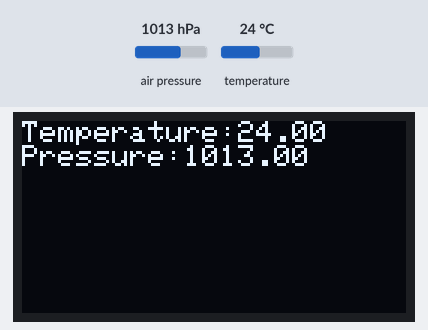
The program below on a simulated ESP32. Parts: 128×64 one-colour display. The inputs (shaded band) are chosen by the test bench; at power-on: temperature 24 °C, air pressure 1013 hPa. What the program prints to the serial monitor is not drawn.

Above: at 6.8 s.
6.9 s: temperature set to 12 °C
At 13.1 s:
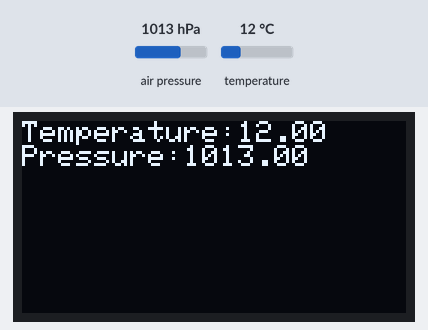
13.6 s: air pressure set to 952 hPa
At 18.7 s:
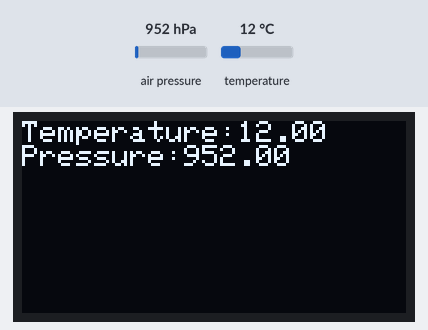
20.3 s: temperature set to 19 °C
27.0 s: air pressure set to 975 hPa
At 31.1 s:
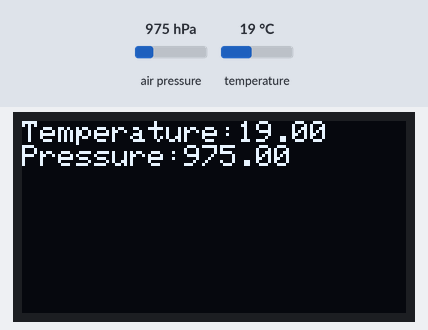
Timing chart, 0 to 32.6 s (numbered marks = the images above; inputs shaded):
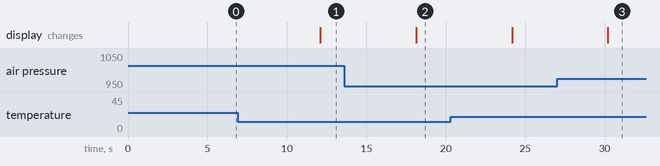

The program:

main.cpp
```cpp
#include <Arduino.h>
#include <Wire.h>
#include <Adafruit_BMP280.h>
#include <Adafruit_GFX.h>
#include <Adafruit_SSD1306.h>

#define BMP_SDA 21
#define BMP_SCL 22

Adafruit_BMP280 bmp280;
 Adafruit_SSD1306 display(128, 64, &Wire, -1);


void setup() {
  Serial.begin(9600);
  Serial.println("Initializing BMP280");
  boolean status = bmp280.begin(0x76);
  if (!status) {
    Serial.println("Not connected");
  }

  if(!display.begin(SSD1306_SWITCHCAPVCC, 0x3c)) {
    Serial.println(F("SSD1306 allocation failed"));
    for(;;); // Don't proceed, loop forever
  }

  display.setTextSize(1);
  display.clearDisplay();
  display.setTextColor(SSD1306_WHITE);
}


void loop() {
  float temp = bmp280.readTemperature();
  float press = bmp280.readPressure() / 100;

  Serial.println("Temperature:");
  Serial.println(temp);

  display.clearDisplay();
  display.setCursor(0,0);
  display.print("Temperature:");
  display.println(temp);
  display.print("Pressure:");
  display.println(press);
  display.display();

  delay(6000);
}
```

Measured:
- after the input at 6.9 s, the display: changes after 5.2 s (image 1)
- after the input at 13.6 s, the display: changes after 4.5 s (image 2)
- after the input at 27.0 s, the display: changes after 3.2 s (image 3)
